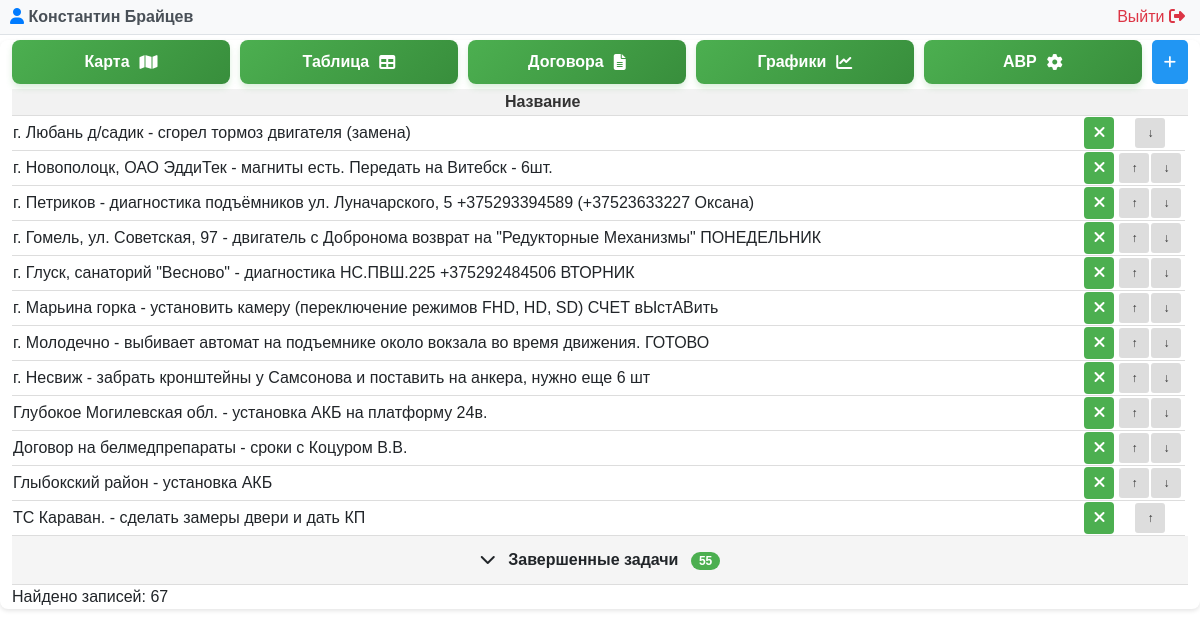
Before: /problem.php (signed in) with the older database file.
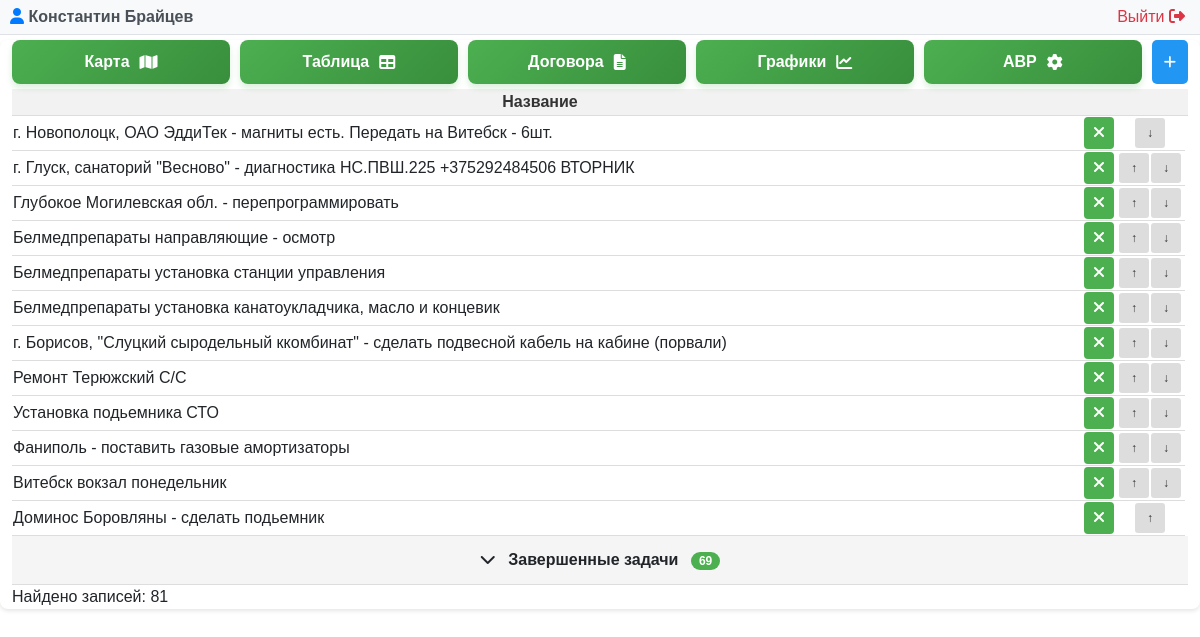
After: the same page with the newer database file.
### tables this page shows
CREATE TABLE "LIFTEH_problem" ("id" integer NOT NULL PRIMARY KEY AUTOINCREMENT, "name" varchar(255) NOT NULL, "created_date" DATETIME DEFAULT CURRENT_TIMESTAMP, "is_completed" bool NOT NULL, "user_id" integer NOT NULL REFERENCES "auth_user" ("id") DEFERRABLE INITIALLY DEFERRED, priority INTEGER);

### problem.php (called while the page is built, shortened)
<?php
require __DIR__ . '/modules/problem/problem.php';

### modules/problem/problem.php (the view, shortened to what the changed rows need)
<?php
try {
    $db = new PDO('sqlite:' . DB_PATH);
    $db->setAttribute(PDO::ATTR_ERRMODE, PDO::ERRMODE_EXCEPTION);
} catch(PDOException $e) {
    die("Ошибка подключения к БД: " . $e->getMessage());
}
$db->exec("CREATE TABLE IF NOT EXISTS LIFTEH_problem (
    id INTEGER PRIMARY KEY AUTOINCREMENT,
    name TEXT NOT NULL,
    created_date DATETIME DEFAULT CURRENT_TIMESTAMP,
    is_completed INTEGER DEFAULT 0,
    user_id INTEGER,
    priority INTEGER DEFAULT 0
)");
$stmt = $db->query("SELECT * FROM LIFTEH_problem WHERE is_completed != 2 ORDER BY is_completed, priority ASC");
$problems = $stmt->fetchAll(PDO::FETCH_ASSOC);
?>
<!DOCTYPE html>
<html lang="ru">
<?php $pageTitle = 'Управление проблемами'; include __DIR__ . '/../../includes/header.php'; ?>
<body>
    <div class="container">
        <div class="controls">
            <div class="button-group">
            </div>
        </div>
        <table id="problemTable">
            <thead>
                <tr>
                    <th>Название</th>
                    <th></th>
                    <th></th>
                    <th></th>
                </tr>
            </thead>
            <tbody>
                <?php
                $activeProblems = [];
                $completedProblems = [];
                foreach ($problems as $problem) {
                    if ($problem['is_completed'] == 1) {
                        $completedProblems[] = $problem;
                    } else {
                        $activeProblems[] = $problem;
                    }
                }
                ?>
                <?php foreach ($activeProblems as $problem): ?>
                <tr class="problem-row active-row" data-status="active" data-id="<?= $problem['id'] ?>">
                    <td class="<?php if ($problem['is_completed'] == 2) echo 'deleted'; ?>"
                        id="row-<?= $problem['id'] ?>"
                        onclick="openEditModal(<?= $problem['id'] ?>)"
                        style="text-align: left;">
                        <?= htmlspecialchars($problem['name']) ?>
                    </td>
                    <td style="text-align: right;">
                        <form method="POST" style="display: inline;" onsubmit="return toggleComplete(event, this)">
                            <button type="submit" class="status-badge <?= $problem['is_completed'] ? 'status-completed' : 'status-active' ?>" style="width: 30px;">
                                <?= $problem['is_completed'] ? '<i class="fas fa-check"></i>' : '<i class="fas fa-times"></i>' ?>
                            </button>
                        </form>
                    </td>
                    <td style="width: 70px;">
                        <div class="priority-buttons">
                            <?php
                            $minMax = $db->query("SELECT MIN(priority) as min_priority, MAX(priority) as max_priority
                                                    FROM LIFTEH_problem
                                                    WHERE is_completed = 0")->fetch(PDO::FETCH_ASSOC);
                            $minPriority = $minMax['min_priority'];
                            $maxPriority = $minMax['max_priority'];
                            ?>
                            <?php if ($problem['is_completed'] == 0): ?>
                                <?php if ($problem['priority'] > $minPriority): ?>
                                    <form method="POST" style="display: inline;" onsubmit="return movePriority(event, this)">
                                        <button type="submit" class="priority-btn" title="Повысить приоритет">↑</button>
                                    </form>
                                <?php endif; ?>
                                <?php if ($problem['priority'] < $maxPriority): ?>
                                    <form method="POST" style="display: inline;" onsubmit="return movePriority(event, this)">
                                        <button type="submit" class="priority-btn" title="Понизить приоритет">↓</button>
                                    </form>
                                <?php endif; ?>
                            <?php else: ?>
                                <span class="priority-disabled"></span>
                            <?php endif; ?>
                        </div>
                    </td>
                </tr>
                <?php endforeach; ?>
                <?php if (count($completedProblems) > 0): ?>
                <tr class="accordion-row" id="accordionRow">
                    <td colspan="4" style="background-color: #f5f5f5; cursor: pointer; padding: 12px; text-align: center; font-weight: bold;" onclick="toggleCompletedTasks()">
                        <span id="accordionIcon">
                            <i class="fas fa-chevron-down"></i>
                        </span>
                        Завершенные задачи
                        <span style="background-color: #4CAF50; color: white; padding: 2px 8px; border-radius: 12px; font-size: 12px; margin-left: 8px;">
                            <?= count($completedProblems) ?>
                        </span>
                    </td>
                </tr>
                <?php endif; ?>
            </tbody>
        </table>
        <div class="count">Найдено записей: <?= count($problems); ?></div>
    </div>
</body>
</html>

Changed rows visible on the page:
no longer on this page (row edited): lifteh_problem: name "г. Любань д/садик - сгорел тормоз двигателя (замена)", is_completed False (drawn)
no longer on this page (row edited): lifteh_problem: name "г. Петриков - диагностика подъёмников ул. Луначарского, 5 +375293394589 (+37523633227 Оксана)", is_completed False (drawn)
no longer on this page (row edited): lifteh_problem: name "г. Гомель, ул. Советская, 97 - двигатель с Добронома возврат на \"Редукторные Механизмы\" ПОНЕДЕЛЬНИК", is_completed False (drawn)
no longer on this page (row edited): lifteh_problem: name "г. Марьина горка - установить камеру (переключение режимов FHD, HD, SD) СЧЕТ вЫстАВить", is_completed False (drawn)
no longer on this page (row edited): lifteh_problem: name "г. Молодечно - выбивает автомат на подъемнике около вокзала во время движения. ГОТОВО", is_completed False (drawn)
no longer on this page (row edited): lifteh_problem: name "г. Несвиж - забрать кронштейны у Самсонова и поставить на анкера, нужно еще 6 шт", is_completed False (drawn)
no longer on this page (row edited): lifteh_problem: name "Глыбокский район - установка АКБ", is_completed False (drawn)
no longer on this page (row edited): lifteh_problem: name "ТС Караван. - сделать замеры двери и дать КП", is_completed False (drawn)
shown differently, row unchanged: lifteh_problem "г. Новополоцк, ОАО ЭддиТек - магниты есть. Передать на Витебск - 6шт.": no longer shows "↑"
changed lifteh_problem: name "Глубокое Могилевская обл. - установка АКБ на платформу 24в." → "Глубокое Могилевская обл. - перепрограммировать"
changed lifteh_problem: name "Договор на белмедпрепараты - сроки с Коцуром В.В." → "Белмедпрепараты направляющие - осмотр"
added lifteh_problem: name "Белмедпрепараты установка станции управления", is_completed False (drawn)
added lifteh_problem: name "Белмедпрепараты установка канатоукладчика, масло и концевик", is_completed False (drawn)
added lifteh_problem: name "г. Борисов, \"Слуцкий сыродельный ккомбинат\" - сделать подвесной кабель на кабине (порвали)", is_completed False (drawn)
added lifteh_problem: name "Ремонт Терюжский С/С", is_completed False (drawn)
added lifteh_problem: name "Установка подьемника СТО", is_completed False (drawn)
added lifteh_problem: name "Фаниполь - поставить газовые амортизаторы", is_completed False (drawn)
added lifteh_problem: name "Витебск вокзал понедельник", is_completed False (drawn)
added lifteh_problem: name "Доминос Боровляны - сделать подьемник", is_completed False (drawn)
Other visible differences:
count($completedProblems): "55" → "69"
count($problems): "67" → "81"
